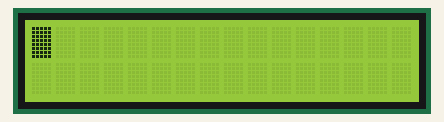
Recording of a program running on a simulated Raspberry Pi (BCM pin numbers). On the bench: 16×2 character LCD.

Above: at 0.4 s.
At 0.75 s:
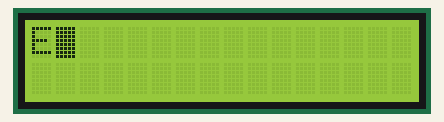
At 1.15 s:
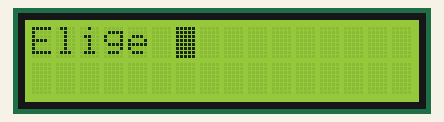
At 1.55 s:
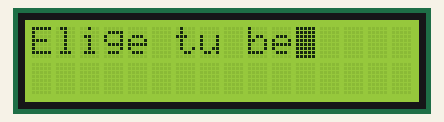
At 1.9 s:
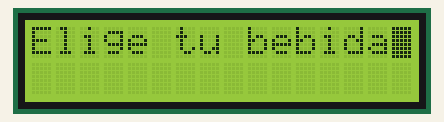

The program:

cocktail_machine.py
```python
import RPi.GPIO as GPIO
import time

# Configuració dels pins GPIO
CLK = 5  # Pin de l'entrada del Clock
DT = 6   # Pin de l'entrada de la Data
SW = 13   # Pin per al botó

# ENA = 22  # Pin Motor
# IN1 = 17  # Pin Motor
# IN2 = 27  # Pin Motor

# Configurar els pins GPIO
GPIO.setmode(GPIO.BCM)  # Utilitza la numeració BCM
GPIO.setup(CLK, GPIO.IN, pull_up_down=GPIO.PUD_UP)  # Pin CLK com a entrada amb pull-up
GPIO.setup(DT, GPIO.IN, pull_up_down=GPIO.PUD_UP)   # Pin DT com a entrada amb pull-up
GPIO.setup(SW, GPIO.IN, pull_up_down=GPIO.PUD_UP)   # Pin SW per al botó

# GPIO.setup([ENA, IN1, IN2], GPIO.OUT)

# motor_pin = 22 # <<--  cuidado con esta mierda!!
                 # posible conflito con la linea 9: ENA = 22
# pwm = GPIO.PWM(motor_pin, 1000)  # 1000 Hz de freqüència
# pwm.start(0)  # Iniciem amb un duty cycle de 0% (motor apagat)

# Funció per llegir el valor de rotació
def read_encoder():
    clkLastState = GPIO.input(CLK)  # Llegim l'estat inicial del CLK
    counter = 0  # Comptador de la rotació

    try:
        while True:
            clkState = GPIO.input(CLK)  # Llegim l'estat actual del CLK

            # Si l'estat del CLK ha canviat (rotació)
            if clkState != clkLastState:
                # Comprovem la direcció de rotació
                if GPIO.input(DT) != clkState:
                    counter += 1  # Rotació a la dreta
                    display.esborra_la_pantalla()
                    #display.envia_dades_al_display(display.char2bin('D'))
                    # if counter > 0: motor1.giro_derecha(0.001)
                    display.escriu_frase("Hola, Raspberry Pi! Aquest és un exemple.")
                else:
                    counter -= 1  # Rotació a l'esquerra
                    display.envia_dades_al_display(display.char2bin('E'))
                    # if counter < 0: motor1.giro_izquierda(0.001)

                if counter > 100:
                    print("                             No te pases, cabrón!")
                    counter = 100
                if counter < -100:
                    print("                             No te pases, cabrón!")
                    counter = -100

                # if counter > 0: motor1.giro_der_pwm(0.0001, counter)
                # if counter < 0: motor1.giro_izq_pwm(0.0001, -1*counter)
                # if counter == 0: motor1.parate(0.0001)

                print("Valor del DutyCycle:", counter, "%")

            clkLastState = clkState  # Actualitzem l'estat del CLK
            time.sleep(0.0001)  # Petita pausa per evitar la sobrecàrrega del processador

    except KeyboardInterrupt:
        print("Programa aturat pel teclat")
        GPIO.cleanup()

class MotorDC:
    def __init__(self, ena, in1, in2):
        self.ENA = ena
        self.IN1 = in1
        self.IN2 = in2

        # Configuració GPIO
        GPIO.setmode(GPIO.BCM)
        GPIO.setup([self.ENA, self.IN1, self.IN2], GPIO.OUT)

    def giro_derecha(self, t):
        GPIO.output(self.ENA, GPIO.HIGH)
        GPIO.output(self.IN1, GPIO.LOW)
        GPIO.output(self.IN2, GPIO.HIGH)
        time.sleep(t)

    def parate(self, t):
        GPIO.output(self.ENA, GPIO.LOW)
        time.sleep(t)

    def giro_izquierda(self, t):
        GPIO.output(self.ENA, GPIO.HIGH)
        GPIO.output(self.IN1, GPIO.HIGH)
        GPIO.output(self.IN2, GPIO.LOW)
        time.sleep(t)

    def giro_der_pwm(self, t, dutycycle):
        GPIO.output(self.ENA, GPIO.HIGH)
        GPIO.output(self.IN1, GPIO.LOW)
        GPIO.output(self.IN2, GPIO.HIGH)
        pwm.ChangeDutyCycle(dutycycle)
        time.sleep(t)

    def giro_izq_pwm(self, t, dutycycle):
        GPIO.output(self.ENA, GPIO.HIGH)
        GPIO.output(self.IN1, GPIO.HIGH)
        GPIO.output(self.IN2, GPIO.LOW)
        pwm.ChangeDutyCycle(dutycycle)
        time.sleep(t)

class LCD:
    def __init__(self, rs, e, d4, d5, d6, d7, pausa=0.02):
        # Configura els pins i pausa
        self.RS = rs
        self.E = e
        self.D4 = d4
        self.D5 = d5
        self.D6 = d6
        self.D7 = d7
        self.PAUSA = pausa

        # Configura els pins GPIO
        GPIO.setmode(GPIO.BCM)
        GPIO.setup([self.RS, self.E, self.D4, self.D5, self.D6, self.D7], GPIO.OUT)
        GPIO.output([self.RS, self.E, self.D4, self.D5, self.D6, self.D7], 0)

    def char2bin(self, char):
        """Converteix un caràcter en una representació binària de 8 bits i la retorna com una tupla d'enters."""
        strink = bin(ord(char))[2:]
        strink = '0' * (8 - len(strink)) + strink
        resultat = ''
        for bit in strink:
            resultat = bit + resultat
        res = resultat[4:] + resultat[:4]
        tupla = tuple([int(element) for element in res])
        return tupla

    def modecomandament(self, valor):
        """Configura el mode de comandament del display, ajustant el pin RS segons si és instrucció o dada."""
        GPIO.output(self.RS, GPIO.HIGH if not valor else GPIO.LOW)
        GPIO.output(self.E, GPIO.LOW)

    def escriu_a_fila_u(self):
        """Mou el cursor a l'inici de la primera fila del display."""
        self.modecomandament(True)
        self.escriu4bits(0, 0, 0, 0)
        self.escriu4bits(0, 0, 0, 0)

    def escriu_a_fila_dos(self):
        """Mou el cursor a l'inici de la segona fila del display."""
        self.modecomandament(True)
        self.escriu4bits(0, 0, 1, 1)
        self.escriu4bits(0, 0, 0, 0)

    def escriu4bits(self, b1, b2, b3, b4):
        """Envia 4 bits al display a través dels pins D4-D7."""
        GPIO.output(self.D4, b1)
        GPIO.output(self.D5, b2)
        GPIO.output(self.D6, b3)
        GPIO.output(self.D7, b4)
        time.sleep(self.PAUSA)
        GPIO.output(self.E, GPIO.HIGH)
        GPIO.output(self.E, GPIO.LOW)
        time.sleep(self.PAUSA)

    def esborra_la_pantalla(self):
        """Envia la instrucció per esborrar tot el display."""
        self.modecomandament(True)
        time.sleep(self.PAUSA)
        self.escriu4bits(0, 0, 0, 0)
        self.escriu4bits(1, 0, 0, 0)

    def envia_dades_al_display(self, dada):
        """Envia un caràcter (en forma de tupla de 8 bits) al display per a ser mostrat."""
        self.modecomandament(False)
        self.escriu4bits(dada[0], dada[1], dada[2], dada[3])
        self.escriu4bits(dada[4], dada[5], dada[6], dada[7])

    def detencio_pantalla(self):
        """Posa el display en mode de detenció o pausa."""
        self.modecomandament(True)
        self.escriu4bits(0, 0, 0, 0)
        self.escriu4bits(0, 0, 1, 1)

    def inicia_pantalla(self):
        """Configura el display per iniciar-lo, establint-lo amb dues files i esborrant-lo."""
        self.modecomandament(True)
        for _ in range(3):
            self.escriu4bits(1, 1, 0, 0)
        for _ in range(2):
            self.escriu4bits(0, 1, 0, 0)
        self.escriu4bits(1, 0, 1, 1)
        self.escriu4bits(0, 0, 0, 0)
        self.escriu4bits(1, 1, 1, 1)
        self.esborra_la_pantalla()

    def cleanup(self):
        """Neteja la configuració de GPIO."""
        GPIO.cleanup()

    def escriu_frase(self, frase):
        """
        Escriu una frase completa al LCD.
        Divideix la frase en dues línies si és més llarga que l'amplada del LCD (16 caràcters).
        """
        self.esborra_la_pantalla()

        linea_1 = frase[:16]
        linea_2 = frase[16:32]

        self.escriu_a_fila_u()
        for char in linea_1:
            self.envia_dades_al_display(self.char2bin(char))

        if linea_2.strip():
            self.escriu_a_fila_dos()
            for char in linea_2:
                self.envia_dades_al_display(self.char2bin(char))

# motor1 = MotorDC(ENA,IN1,IN2)
display = LCD(rs=4, e=18, d4=27, d5=22, d6=23, d7=24, pausa=0.02)

display.inicia_pantalla()
display.escriu_a_fila_u()


# Executa la funció
if __name__ == "__main__":
    display.escriu_frase("Elige tu bebida")
    read_encoder()
```

Measured:
- what the display in image 0 shows lasts 0.4 s, from 0.3 s to 0.7 s
